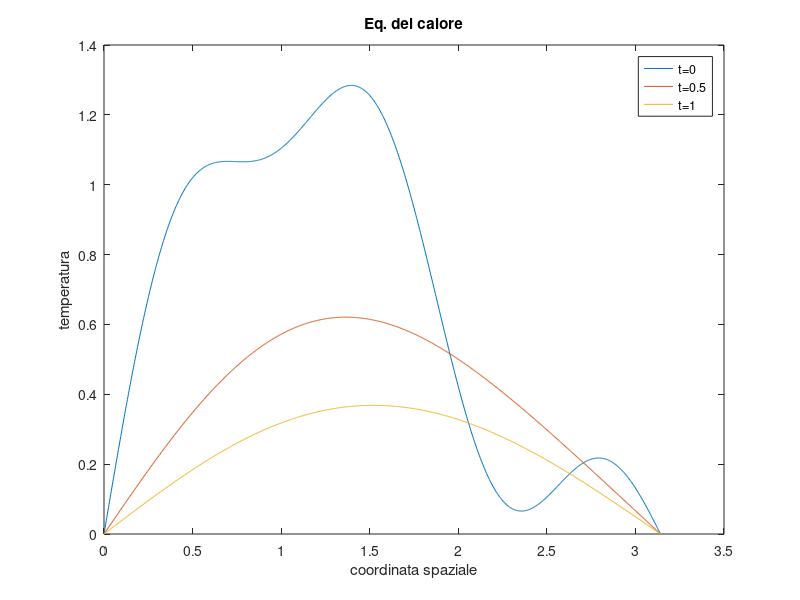
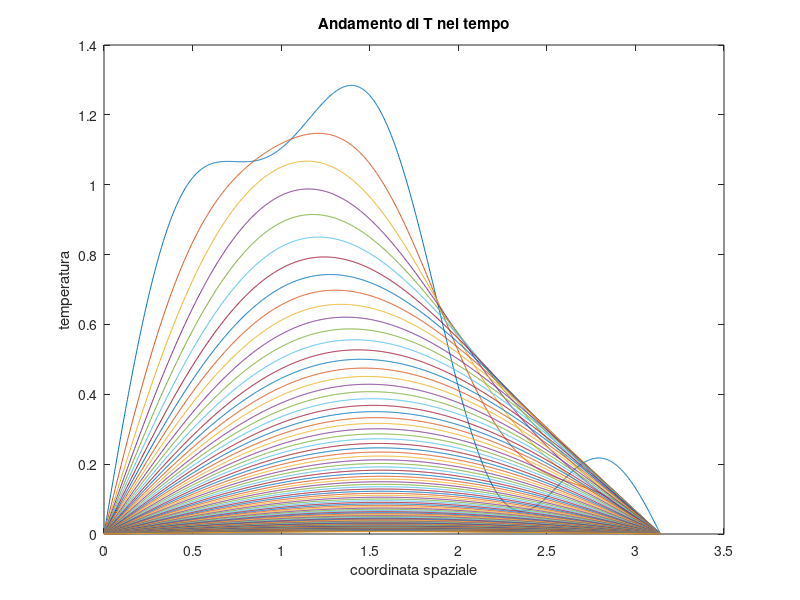
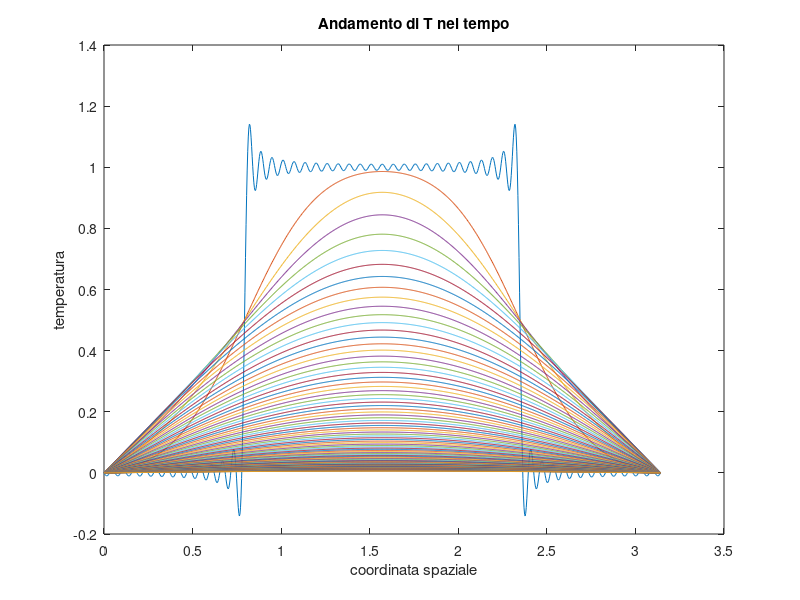

Write the MATLAB code that produced these figures, in order.
% Lab 9 Es 2
% L'equazione del calore

%1
a=1;
x=linspace(0,pi,1000);
f = @(x) sin(x) + 0.5*sin(2*x) + 0.2*sin(5*x);
N=100;
n=1:N;
t=[0,0.5,1];

xf=f(pi*n./(N+1));
yf=dst(xf);
bf=yf.*2/(N+1);

% u=zeros(length(t),length(n));
% for c=n
%     u(1)=sum(bf*exp(-a*t(1)*c^2).*sin(c*x));
%     u(2)=sum(bf*exp(-a*t(2)*c^2).*sin(c*x));
%     u(3)=sum(bf*exp(-a*t(3)*c^2).*sin(c*x));
% end

u = zeros(length(t),length(x));
for c=n
    u(1,:) = u(1,:) + bf(c)*exp(-a*t(1)*c^2).*sin(c*x);
    u(2,:) = u(2,:) + bf(c)*exp(-a*t(2)*c^2).*sin(c*x);
    u(3,:) = u(3,:) + bf(c)*exp(-a*t(3)*c^2).*sin(c*x);
end
 
figure(1)
plot(x,u(1,:),x,u(2,:),x,u(3,:))
legend('t=0','t=0.5','t=1')
title('Eq. del calore')
xlabel('coordinata spaziale')
ylabel('temperatura')

%2
t=0;
T=5;
h=0.05;
tempo=t:h:T;

figure(2)
for p=tempo
    u=0;
    for c=n
    u = u + bf(c)*exp(-a*p*c^2).*sin(c*x);
    end
    plot(x,u)
    hold on
    drawnow
    xlabel('coordinata spaziale')
    ylabel('temperatura')
    title('Andamento di T nel tempo')
end

%3
% f(x) = 1 if pi/4 < x < 3*pi/4 else 0

f = @(x) 1*(x>(pi/4)).*(x<(3/4)*pi);
T=1;
t=linspace(0,T,100);

xf=f(pi*n./(N+1));
yf=dst(xf);
bf=yf.*2/(N+1);

figure(3)
for p=tempo
    u=0;
    for c=n
    u = u + bf(c)*exp(-a*p*c^2).*sin(c*x);
    end
    plot(x,u)
    hold on
    drawnow
    xlabel('coordinata spaziale')
    ylabel('temperatura')
    title('Andamento di T nel tempo')
end










